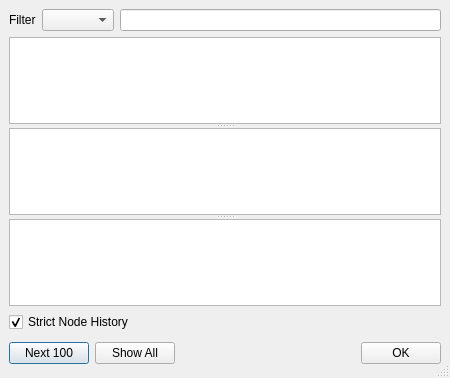
<ui version="4.0" >
 <class>ShowLog</class>
 <widget class="QDialog" name="ShowLog" >
  <property name="geometry" >
   <rect>
    <x>0</x>
    <y>0</y>
    <width>450</width>
    <height>378</height>
   </rect>
  </property>
  <property name="windowTitle" >
   <string>Show Log</string>
  </property>
  <property name="sizeGripEnabled" >
   <bool>true</bool>
  </property>
  <layout class="QGridLayout" >
   <property name="leftMargin" >
    <number>9</number>
   </property>
   <property name="topMargin" >
    <number>9</number>
   </property>
   <property name="rightMargin" >
    <number>9</number>
   </property>
   <property name="bottomMargin" >
    <number>9</number>
   </property>
   <property name="horizontalSpacing" >
    <number>6</number>
   </property>
   <property name="verticalSpacing" >
    <number>6</number>
   </property>
   <item row="0" column="0" >
    <layout class="QHBoxLayout" >
     <property name="spacing" >
      <number>6</number>
     </property>
     <property name="leftMargin" >
      <number>0</number>
     </property>
     <property name="topMargin" >
      <number>0</number>
     </property>
     <property name="rightMargin" >
      <number>0</number>
     </property>
     <property name="bottomMargin" >
      <number>0</number>
     </property>
     <item>
      <widget class="QLabel" name="labelFilter" >
       <property name="text" >
        <string>Filter</string>
       </property>
      </widget>
     </item>
     <item>
      <widget class="QComboBox" name="comboBoxFilterKeyColumn" />
     </item>
     <item>
      <widget class="QLineEdit" name="editFilterString" />
     </item>
    </layout>
   </item>
   <item row="1" column="0" >
    <widget class="QSplitter" name="splitter" >
     <property name="orientation" >
      <enum>Qt::Vertical</enum>
     </property>
     <widget class="QTreeView" name="viewLogEntries" >
      <property name="rootIsDecorated" >
       <bool>false</bool>
      </property>
      <property name="uniformRowHeights" >
       <bool>true</bool>
      </property>
      <property name="itemsExpandable" >
       <bool>false</bool>
      </property>
      <property name="sortingEnabled" >
       <bool>true</bool>
      </property>
     </widget>
     <widget class="QTextEdit" name="editLogMessage" >
      <property name="tabChangesFocus" >
       <bool>true</bool>
      </property>
     </widget>
     <widget class="QTreeView" name="viewLogChangePathEntries" >
      <property name="rootIsDecorated" >
       <bool>false</bool>
      </property>
      <property name="uniformRowHeights" >
       <bool>true</bool>
      </property>
      <property name="itemsExpandable" >
       <bool>false</bool>
      </property>
      <property name="sortingEnabled" >
       <bool>true</bool>
      </property>
     </widget>
    </widget>
   </item>
   <item row="2" column="0" >
    <widget class="QCheckBox" name="checkBoxStrictNodeHistory" >
     <property name="text" >
      <string>Strict Node History</string>
     </property>
     <property name="checked" >
      <bool>true</bool>
     </property>
    </widget>
   </item>
   <item row="3" column="0" >
    <layout class="QHBoxLayout" >
     <property name="spacing" >
      <number>6</number>
     </property>
     <property name="leftMargin" >
      <number>0</number>
     </property>
     <property name="topMargin" >
      <number>0</number>
     </property>
     <property name="rightMargin" >
      <number>0</number>
     </property>
     <property name="bottomMargin" >
      <number>0</number>
     </property>
     <item>
      <widget class="QPushButton" name="buttonNext" >
       <property name="text" >
        <string>Next 100</string>
       </property>
      </widget>
     </item>
     <item>
      <widget class="QPushButton" name="buttonShowAll" >
       <property name="text" >
        <string>Show All</string>
       </property>
      </widget>
     </item>
     <item>
      <spacer>
       <property name="orientation" >
        <enum>Qt::Horizontal</enum>
       </property>
       <property name="sizeHint" >
        <size>
         <width>71</width>
         <height>31</height>
        </size>
       </property>
      </spacer>
     </item>
     <item>
      <widget class="QPushButton" name="buttonOk" >
       <property name="text" >
        <string>OK</string>
       </property>
      </widget>
     </item>
    </layout>
   </item>
  </layout>
  <action name="actionDiff" >
   <property name="text" >
    <string>Show differences</string>
   </property>
   <property name="toolTip" >
    <string>Show differences</string>
   </property>
  </action>
  <action name="actionDiff_to_WORKING" >
   <property name="text" >
    <string>Working Copy</string>
   </property>
   <property name="iconText" >
    <string>Show differences against working copy</string>
   </property>
   <property name="toolTip" >
    <string>Show differences against working copy</string>
   </property>
  </action>
  <action name="actionDiff_to_HEAD" >
   <property name="text" >
    <string>Head</string>
   </property>
   <property name="iconText" >
    <string>show differences against Head</string>
   </property>
   <property name="toolTip" >
    <string>show differences against Head</string>
   </property>
  </action>
  <action name="actionDiff_to_BASE" >
   <property name="text" >
    <string>Base</string>
   </property>
   <property name="iconText" >
    <string>Show differences against Base</string>
   </property>
   <property name="toolTip" >
    <string>Show differences against Base</string>
   </property>
  </action>
  <action name="actionDiff_to_START" >
   <property name="text" >
    <string>Start</string>
   </property>
   <property name="iconText" >
    <string>Show differences to Start</string>
   </property>
   <property name="toolTip" >
    <string>Show differences to Start</string>
   </property>
  </action>
  <action name="actionDiff_to_Revision" >
   <property name="text" >
    <string>Revision...</string>
   </property>
   <property name="iconText" >
    <string>Show differences to Revision...</string>
   </property>
   <property name="toolTip" >
    <string>Show differences to Revision...</string>
   </property>
  </action>
  <action name="actionMerge" >
   <property name="text" >
    <string>Merge...</string>
   </property>
   <property name="iconText" >
    <string>Merge...</string>
   </property>
   <property name="toolTip" >
    <string>Merge...</string>
   </property>
  </action>
 </widget>
 <tabstops>
  <tabstop>editFilterString</tabstop>
  <tabstop>viewLogEntries</tabstop>
  <tabstop>editLogMessage</tabstop>
  <tabstop>viewLogChangePathEntries</tabstop>
  <tabstop>checkBoxStrictNodeHistory</tabstop>
  <tabstop>buttonNext</tabstop>
  <tabstop>buttonShowAll</tabstop>
  <tabstop>buttonOk</tabstop>
  <tabstop>comboBoxFilterKeyColumn</tabstop>
 </tabstops>
 <resources>
  <include location="../qsvn.qrc" />
 </resources>
 <connections>
  <connection>
   <sender>buttonOk</sender>
   <signal>clicked()</signal>
   <receiver>ShowLog</receiver>
   <slot>accept()</slot>
   <hints>
    <hint type="sourcelabel" >
     <x>278</x>
     <y>253</y>
    </hint>
    <hint type="destinationlabel" >
     <x>96</x>
     <y>254</y>
    </hint>
   </hints>
  </connection>
 </connections>
</ui>
